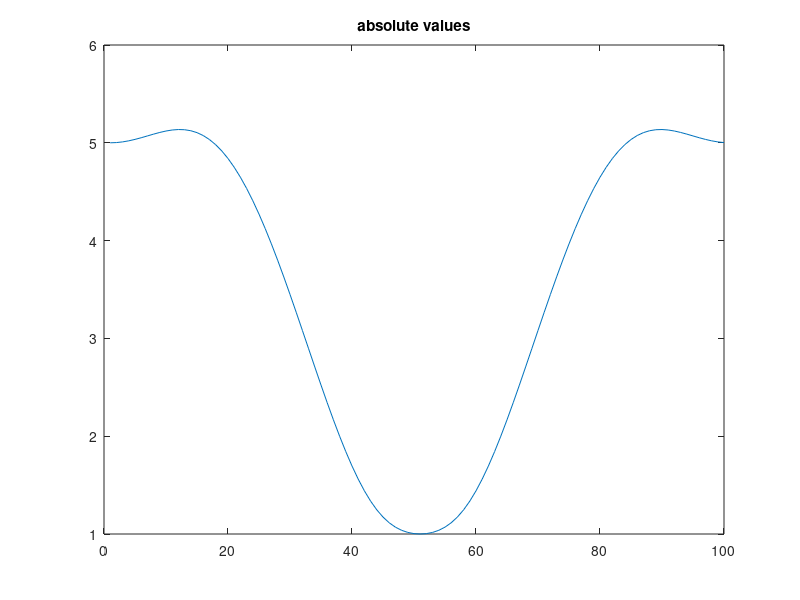
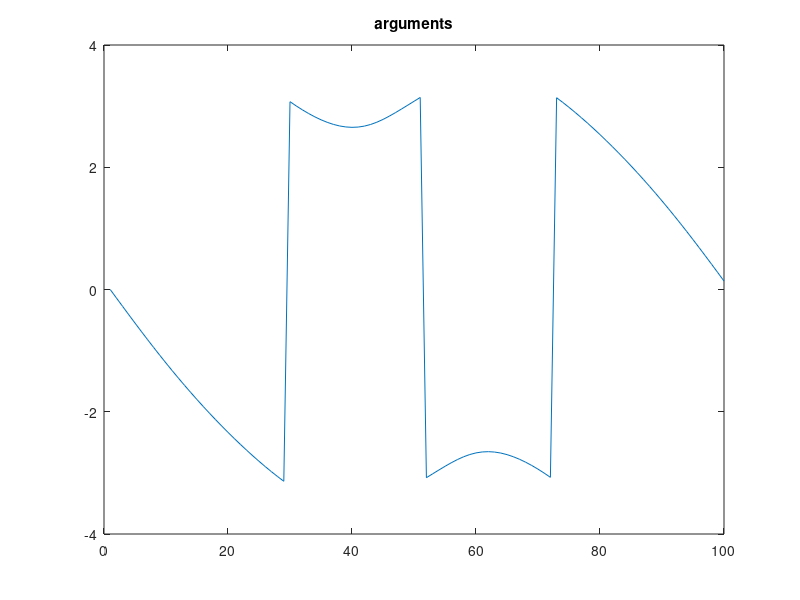

MATLAB code for these plots, in order:
close all
clear all

v = [-1, 2, 3, 1];
ftv = fft(v, 100);
figure(1);
plot(abs(ftv));
title('absolute values');
figure(2);
plot(angle(ftv));
title('arguments');